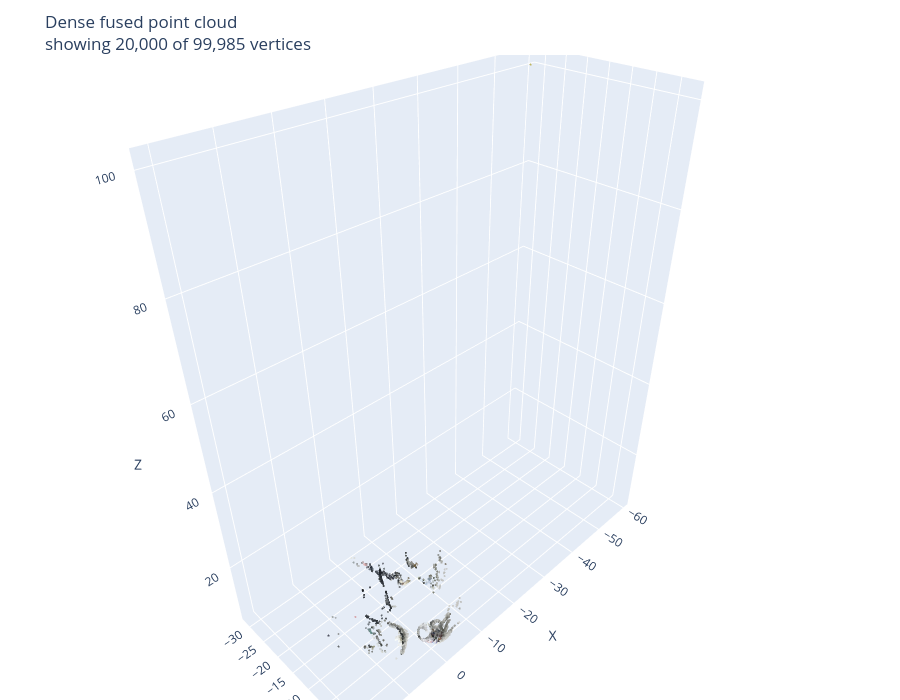

The code cell stored with this chart in its notebook:
### Code cell
fused_path = RECON_DIR / "dense" / "fused.ply"
assert fused_path.exists(), f"Missing: {fused_path}"
points, colors = read_ply_vertices(fused_path)
print(f"Dense cloud: {len(points):,} points")
plot_point_cloud_preview(points, colors, title="Dense fused point cloud")

### Figure 1 — Plotly figure (JSON) as saved in the notebook; plotly's stock layout.template omitted (floating-point values rounded to 4 significant figures; data arrays with more than 128 entries replaced by an {"elided": "..."} marker saying what was removed)
{"data": [{"marker": {"color": {"elided": "20000 str values"}, "opacity": 0.85, "size": 1.2}, "mode": "markers", "type": "scatter3d", "x": {"elided": "20000 float values"}, "y": {"elided": "20000 float values"}, "z": {"elided": "20000 float values"}}], "layout": {"height": 700, "margin": {"b": 0, "l": 0, "r": 0, "t": 55}, "scene": {"aspectmode": "data", "xaxis": {"title": {"text": "X"}}, "yaxis": {"title": {"text": "Y"}}, "zaxis": {"title": {"text": "Z"}}}, "title": {"text": "Dense fused point cloud<br>showing 20,000 of 99,985 vertices"}}}
